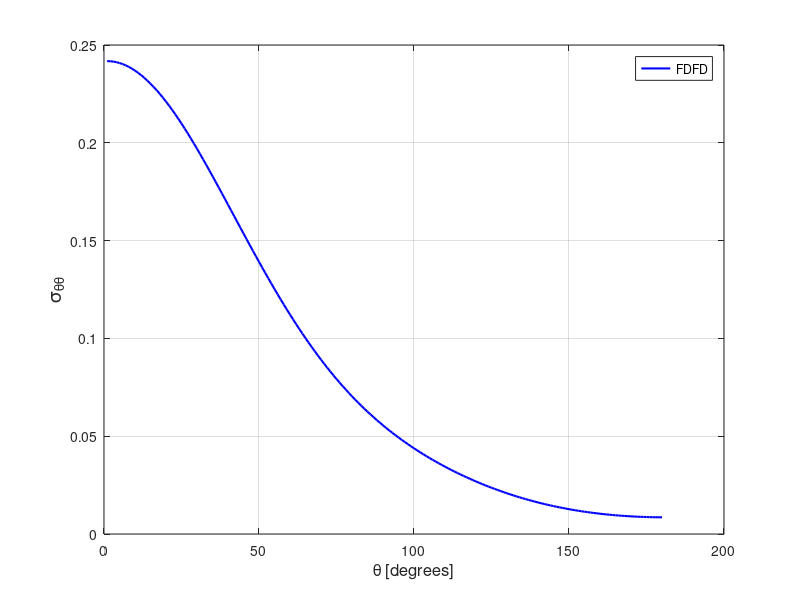

This figure's MATLAB source:
stt = [ 
    1  0.24176465E+00
    2  0.24170336E+00
    3  0.24152082E+00
    4  0.24121876E+00
    5  0.24079534E+00
    6  0.24025233E+00
    7  0.23959161E+00
    8  0.23881444E+00
    9  0.23792008E+00
   10  0.23691246E+00
   11  0.23579305E+00
   12  0.23456320E+00
   13  0.23322603E+00
   14  0.23178320E+00
   15  0.23023668E+00
   16  0.22859199E+00
   17  0.22684906E+00
   18  0.22501376E+00
   19  0.22308667E+00
   20  0.22107296E+00
   21  0.21897593E+00
   22  0.21679711E+00
   23  0.21454331E+00
   24  0.21221679E+00
   25  0.20982201E+00
   26  0.20736173E+00
   27  0.20484032E+00
   28  0.20226221E+00
   29  0.19963300E+00
   30  0.19695356E+00
   31  0.19422948E+00
   32  0.19146644E+00
   33  0.18866517E+00
   34  0.18583192E+00
   35  0.18297058E+00
   36  0.18008427E+00
   37  0.17717831E+00
   38  0.17425556E+00
   39  0.17131864E+00
   40  0.16837323E+00
   41  0.16542107E+00
   42  0.16246761E+00
   43  0.15951593E+00
   44  0.15656699E+00
   45  0.15362684E+00
   46  0.15069743E+00
   47  0.14778095E+00
   48  0.14488029E+00
   49  0.14200000E+00
   50  0.13914034E+00
   51  0.13630500E+00
   52  0.13349488E+00
   53  0.13071440E+00
   54  0.12796307E+00
   55  0.12524395E+00
   56  0.12255909E+00
   57  0.11990954E+00
   58  0.11729620E+00
   59  0.11472097E+00
   60  0.11218538E+00
   61  0.10968953E+00
   62  0.10723526E+00
   63  0.10482213E+00
   64  0.10245170E+00
   65  0.10012364E+00
   66  0.97839169E-01
   67  0.95598496E-01
   68  0.93402021E-01
   69  0.91248855E-01
   70  0.89139812E-01
   71  0.87074913E-01
   72  0.85053220E-01
   73  0.83074816E-01
   74  0.81139915E-01
   75  0.79247557E-01
   76  0.77396952E-01
   77  0.75588197E-01
   78  0.73820822E-01
   79  0.72094038E-01
   80  0.70406489E-01
   81  0.68757959E-01
   82  0.67148626E-01
   83  0.65576330E-01
   84  0.64040855E-01
   85  0.62541075E-01
   86  0.61076961E-01
   87  0.59646640E-01
   88  0.58250755E-01
   89  0.56886718E-01
   90  0.55554796E-01
   91  0.54254137E-01
   92  0.52983295E-01
   93  0.51741920E-01
   94  0.50528787E-01
   95  0.49343977E-01
   96  0.48185773E-01
   97  0.47053460E-01
   98  0.45947626E-01
   99  0.44865746E-01
  100  0.43807808E-01
  101  0.42773634E-01
  102  0.41762240E-01
  103  0.40772758E-01
  104  0.39804999E-01
  105  0.38858041E-01
  106  0.37931435E-01
  107  0.37024759E-01
  108  0.36137260E-01
  109  0.35268977E-01
  110  0.34419063E-01
  111  0.33587426E-01
  112  0.32773264E-01
  113  0.31976450E-01
  114  0.31196553E-01
  115  0.30433316E-01
  116  0.29686620E-01
  117  0.28955616E-01
  118  0.28240908E-01
  119  0.27540987E-01
  120  0.26856685E-01
  121  0.26187642E-01
  122  0.25533456E-01
  123  0.24893953E-01
  124  0.24268979E-01
  125  0.23658304E-01
  126  0.23061944E-01
  127  0.22479590E-01
  128  0.21911195E-01
  129  0.21356439E-01
  130  0.20815575E-01
  131  0.20288253E-01
  132  0.19774329E-01
  133  0.19273726E-01
  134  0.18786233E-01
  135  0.18311948E-01
  136  0.17850656E-01
  137  0.17402323E-01
  138  0.16966555E-01
  139  0.16543686E-01
  140  0.16133230E-01
  141  0.15735190E-01
  142  0.15349526E-01
  143  0.14976109E-01
  144  0.14614658E-01
  145  0.14265286E-01
  146  0.13927866E-01
  147  0.13601947E-01
  148  0.13287604E-01
  149  0.12984818E-01
  150  0.12693213E-01
  151  0.12412964E-01
  152  0.12143592E-01
  153  0.11885291E-01
  154  0.11637435E-01
  155  0.11400410E-01
  156  0.11173837E-01
  157  0.10957416E-01
  158  0.10751395E-01
  159  0.10555249E-01
  160  0.10369062E-01
  161  0.10192664E-01
  162  0.10025855E-01
  163  0.98683974E-02
  164  0.97204437E-02
  165  0.95815361E-02
  166  0.94517814E-02
  167  0.93310615E-02
  168  0.92190998E-02
  169  0.91159232E-02
  170  0.90213222E-02
  171  0.89352969E-02
  172  0.88577513E-02
  173  0.87884953E-02
  174  0.87276418E-02
  175  0.86749243E-02
  176  0.86303847E-02
  177  0.85938880E-02
  178  0.85657015E-02
  179  0.85453130E-02
  180  0.85331770E-02
  181  0.85288929E-02
  182  0.85325977E-02
  183  0.85442308E-02
  184  0.85640149E-02
  185  0.85919006E-02
  186  0.86276680E-02
  187  0.86718127E-02
  188  0.87237507E-02
  189  0.87842392E-02
  190  0.88529177E-02
  191  0.89299772E-02
  192  0.90153581E-02
  193  0.91092056E-02
  194  0.92118289E-02
  195  0.93231881E-02
  196  0.94433241E-02
  197  0.95724603E-02
  198  0.97107058E-02
  199  0.98580718E-02
  200  0.10014757E-01
  201  0.10181029E-01
  202  0.10356816E-01
  203  0.10542280E-01
  204  0.10737603E-01
  205  0.10943092E-01
  206  0.11158663E-01
  207  0.11384470E-01
  208  0.11620777E-01
  209  0.11867733E-01
  210  0.12125365E-01
  211  0.12393898E-01
  212  0.12673487E-01
  213  0.12964093E-01
  214  0.13266155E-01
  215  0.13579519E-01
  216  0.13904617E-01
  217  0.14241272E-01
  218  0.14590033E-01
  219  0.14950512E-01
  220  0.15323096E-01
  221  0.15707895E-01
  222  0.16104981E-01
  223  0.16514428E-01
  224  0.16936617E-01
  225  0.17371383E-01
  226  0.17818930E-01
  227  0.18279308E-01
  228  0.18752828E-01
  229  0.19239543E-01
  230  0.19739309E-01
  231  0.20252498E-01
  232  0.20779226E-01
  233  0.21319214E-01
  234  0.21873178E-01
  235  0.22440767E-01
  236  0.23022356E-01
  237  0.23618221E-01
  238  0.24228156E-01
  239  0.24852589E-01
  240  0.25491536E-01
  241  0.26145069E-01
  242  0.26813775E-01
  243  0.27497500E-01
  244  0.28196584E-01
  245  0.28911086E-01
  246  0.29641693E-01
  247  0.30388249E-01
  248  0.31151159E-01
  249  0.31930696E-01
  250  0.32727338E-01
  251  0.33541195E-01
  252  0.34373194E-01
  253  0.35222914E-01
  254  0.36091145E-01
  255  0.36978323E-01
  256  0.37885219E-01
  257  0.38811866E-01
  258  0.39758768E-01
  259  0.40726889E-01
  260  0.41716661E-01
  261  0.42728197E-01
  262  0.43763060E-01
  263  0.44820800E-01
  264  0.45903068E-01
  265  0.47009796E-01
  266  0.48142195E-01
  267  0.49300801E-01
  268  0.50486661E-01
  269  0.51699631E-01
  270  0.52941754E-01
  271  0.54213468E-01
  272  0.55514645E-01
  273  0.56847408E-01
  274  0.58212165E-01
  275  0.59609275E-01
  276  0.61039656E-01
  277  0.62504567E-01
  278  0.64005293E-01
  279  0.65541692E-01
  280  0.67115091E-01
  281  0.68725243E-01
  282  0.70374720E-01
  283  0.72062969E-01
  284  0.73791333E-01
  285  0.75559728E-01
  286  0.77369370E-01
  287  0.79220682E-01
  288  0.81114486E-01
  289  0.83050437E-01
  290  0.85030153E-01
  291  0.87052315E-01
  292  0.89119077E-01
  293  0.91228731E-01
  294  0.93383126E-01
  295  0.95580824E-01
  296  0.97822525E-01
  297  0.10010830E+00
  298  0.10243673E+00
  299  0.10480873E+00
  300  0.10722316E+00
  301  0.10967936E+00
  302  0.11217613E+00
  303  0.11471292E+00
  304  0.11728971E+00
  305  0.11990372E+00
  306  0.12255480E+00
  307  0.12524073E+00
  308  0.12796094E+00
  309  0.13071273E+00
  310  0.13349541E+00
  311  0.13630563E+00
  312  0.13914207E+00
  313  0.14200297E+00
  314  0.14488541E+00
  315  0.14778620E+00
  316  0.15070321E+00
  317  0.15363412E+00
  318  0.15657568E+00
  319  0.15952480E+00
  320  0.16247745E+00
  321  0.16543195E+00
  322  0.16838431E+00
  323  0.17133032E+00
  324  0.17426682E+00
  325  0.17719133E+00
  326  0.18009852E+00
  327  0.18298542E+00
  328  0.18584706E+00
  329  0.18868081E+00
  330  0.19148149E+00
  331  0.19424510E+00
  332  0.19696966E+00
  333  0.19964807E+00
  334  0.20227967E+00
  335  0.20485699E+00
  336  0.20737796E+00
  337  0.20983782E+00
  338  0.21223249E+00
  339  0.21455947E+00
  340  0.21681277E+00
  341  0.21899077E+00
  342  0.22108738E+00
  343  0.22310095E+00
  344  0.22502737E+00
  345  0.22686297E+00
  346  0.22860466E+00
  347  0.23024954E+00
  348  0.23179440E+00
  349  0.23323624E+00
  350  0.23457298E+00
  351  0.23580115E+00
  352  0.23692103E+00
  353  0.23792756E+00
  354  0.23882069E+00
  355  0.23959744E+00
  356  0.24025707E+00
  357  0.24079929E+00
  358  0.24122114E+00
  359  0.24152328E+00
  360  0.24170415E+00
 ]; 
plot(stt(1:180,1),stt(1:180,2),'b-','linewidth',1.5 ); 
grid on 
legend('FDFD');
xlabel('\theta [degrees]','FontSize',12);
ylabel('\sigma_{\theta\theta}','FontSize',14);
